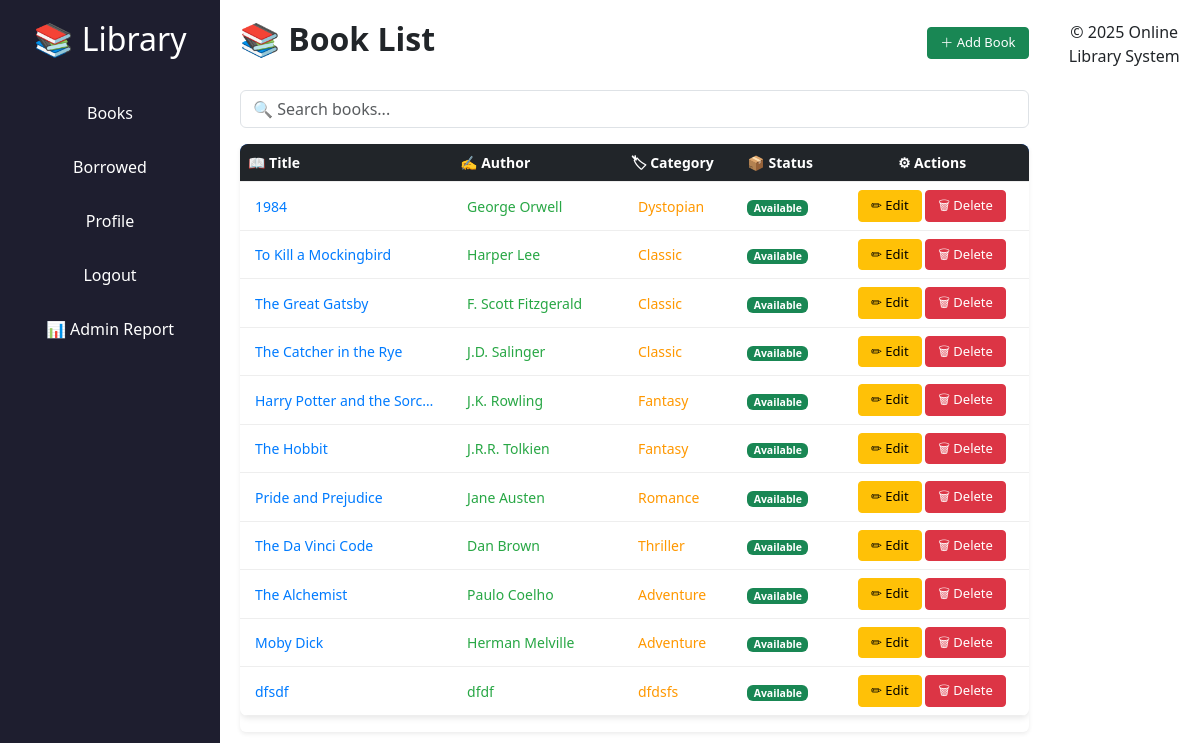
Screenshot of /index.php?controller=book&action=list (signed in) with the database file from the repository.
### tables this page shows
CREATE TABLE IF NOT EXISTS `books` (
  `id` int NOT NULL AUTO_INCREMENT,
  `title` varchar(200) DEFAULT NULL,
  `author` varchar(100) DEFAULT NULL,
  `category` varchar(100) DEFAULT NULL,
  `available` int DEFAULT '1',
  PRIMARY KEY (`id`)
);

### controllers/BookController.php (called while the page is built, shortened)
<?php
require_once 'models/Book.php';
class BookController {
    public function list() {
        $book = new Book();
        $books = $book->getAll();
        include 'views/books/list.php';
    }
}
?>

### models/Book.php (called while the page is built, shortened)
<?php
require_once 'config/database.php';
class Book {
    private $conn;
    private $table = 'books';
    public function __construct() {
        $db = new Database();
        $this->conn = $db->connect();
    }
    public function getAll() {
        return $this->conn->query("SELECT * FROM $this->table")->fetchAll(PDO::FETCH_ASSOC);
    }
}
?>

### config/database.php (called while the page is built, shortened)
<?php
class Database {
    private $host = "localhost";
    private $db_name = "library_db";
    private $username = "root";
    private $password = "";
    public function connect() {
        $this->conn = null;
        try {
            $this->conn = new PDO("mysql:host={$this->host};dbname={$this->db_name}", $this->username, $this->password);
            $this->conn->setAttribute(PDO::ATTR_ERRMODE, PDO::ERRMODE_EXCEPTION);
        } catch (PDOException $e) {
            echo "Connection error: " . $e->getMessage();
        }
        return $this->conn;
    }
}
?>

### views/books/list.php (the view, shortened to what this page needs)
<?php include 'views/templates/header.php'; ?>
<div class="d-flex justify-content-between align-items-center mb-4">
    <h2 class="fw-bold">📚 Book List</h2>
    <?php if (isset($_SESSION['user']) && $_SESSION['user']['role'] === 'admin'): ?>
        <a href="index.php?controller=book&action=add" class="btn btn-success">
            <i class="bi bi-plus-lg"></i> Add Book
        </a>
    <?php endif; ?>
</div>
<div class="mb-3">
    <input type="text" id="searchBox" class="form-control" placeholder="🔍 Search books...">
</div>
<div id="bookResults" class="table-responsive shadow-sm rounded">
    <table class="table table-hover align-middle">
        <thead class="table-dark">
            <tr>
                <th>📖 Title</th>
                <th>✍ Author</th>
                <th>🏷 Category</th>
                <th>📦 Status</th>
                <th class="text-center">⚙ Actions</th>
            </tr>
        </thead>
        <tbody>
            <?php foreach($books as $b): ?>
                <tr>
                    <td><?= htmlspecialchars($b['title']) ?></td>
                    <td><?= htmlspecialchars($b['author']) ?></td>
                    <td><?= htmlspecialchars($b['category']) ?></td>
                    <td>
                        <span class="badge <?= $b['available'] ? 'bg-success' : 'bg-danger' ?>">
                            <?= $b['available'] ? 'Available' : 'Borrowed' ?>
                        </span>
                    </td>
                    <td class="text-center">
                        <?php if (isset($_SESSION['user']) && $_SESSION['user']['role'] === 'admin'): ?>
                            <a href="index.php?controller=book&action=edit&id=<?= $b['id'] ?>" class="btn btn-warning btn-sm">
                                ✏ Edit
                            </a>
                            <a href="index.php?controller=book&action=delete&id=<?= $b['id'] ?>" class="btn btn-danger btn-sm" onclick="return confirm('Delete book?')">
                                🗑 Delete
                            </a>
                        <?php endif; ?>
                    </td>
                </tr>
            <?php endforeach; ?>
        </tbody>
    </table>
</div>
<?php include 'views/templates/footer.php'; ?>

### assets/css/style.css (style rules this page uses)
body { margin:0; font-family: 'Segoe UI', sans-serif; display:flex; }
table tbody td:nth-child(1), table tbody td:nth-child(2), table tbody td:nth-child(3) { padding: 10px 15px; font-size: 14px; color: #222; font-weight: 500; white-space: nowrap; overflow: hidden; text-overflow: ellipsis; max-width: 180px; }
table tbody td:nth-child(1) { color: #007bff; }
table tbody td:nth-child(2) { color: #28a745; }
table tbody td:nth-child(3) { color: #ff9800; }
table { width: 100%; border-collapse: collapse; background: white; border-radius: 8px; overflow: hidden; box-shadow: 0 2px 6px rgba(0,0,0,0.1); }
table thead { background: #0d6efd; color: white; font-weight: 600; }
table th, table td { padding: 10px 15px; font-size: 14px; border-bottom: 1px solid #eee; }
.badge { display: inline-block; padding: 0.25em 0.6em; font-size: 0.75em; font-weight: 700; line-height: 1; text-align: center; white-space: nowrap; vertical-align: baseline; border-radius: 0.375rem; }
.bg-success { background-color: #198754; color: white; }
.btn { padding: 5px 12px; font-size: 13px; border-radius: 4px; text-decoration: none; cursor: pointer; }
.btn-success { background-color: #198754; color: white; }

### rows the page displays
books: title "1984", author "George Orwell", category "Dystopian", available "Available"
books: title "To Kill a Mockingbird", author "Harper Lee", category "Classic", available "Available"
books: title "The Great Gatsby", author "F. Scott Fitzgerald", category "Classic", available "Available"
books: title "The Catcher in the Rye", author "J.D. Salinger", category "Classic", available "Available"
books: title "Harry Potter and the Sorc…", author "J.K. Rowling", category "Fantasy", available "Available"
books: title "The Hobbit", author "J.R.R. Tolkien", category "Fantasy", available "Available"
books: title "Pride and Prejudice", author "Jane Austen", category "Romance", available "Available"
books: title "The Da Vinci Code", author "Dan Brown", category "Thriller", available "Available"
books: title "The Alchemist", author "Paulo Coelho", category "Adventure", available "Available"
books: title "Moby Dick", author "Herman Melville", category "Adventure", available "Available"
books: title "dfsdf", author "dfdf", category "dfdsfs", available "Available"
